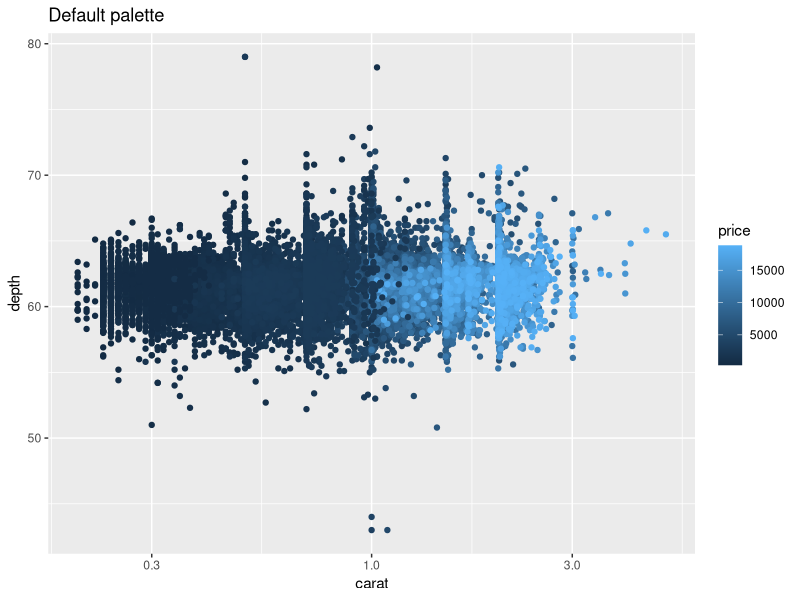
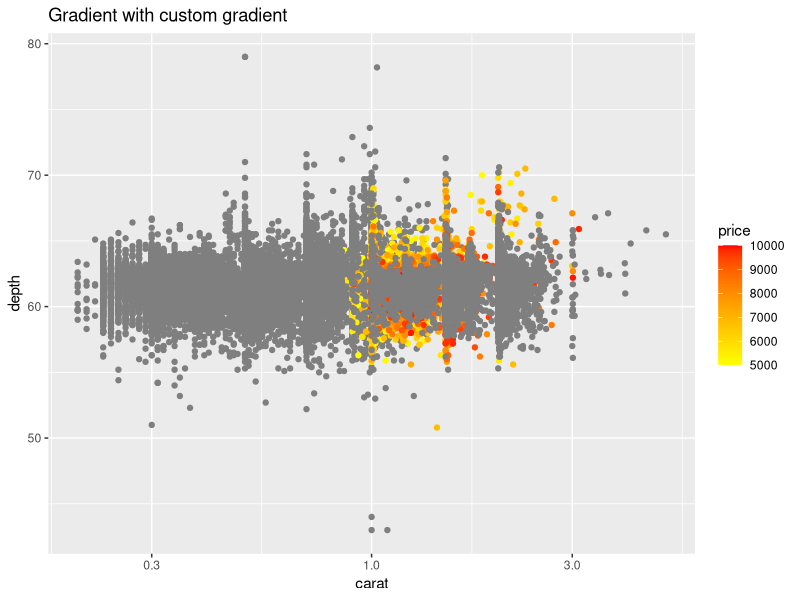
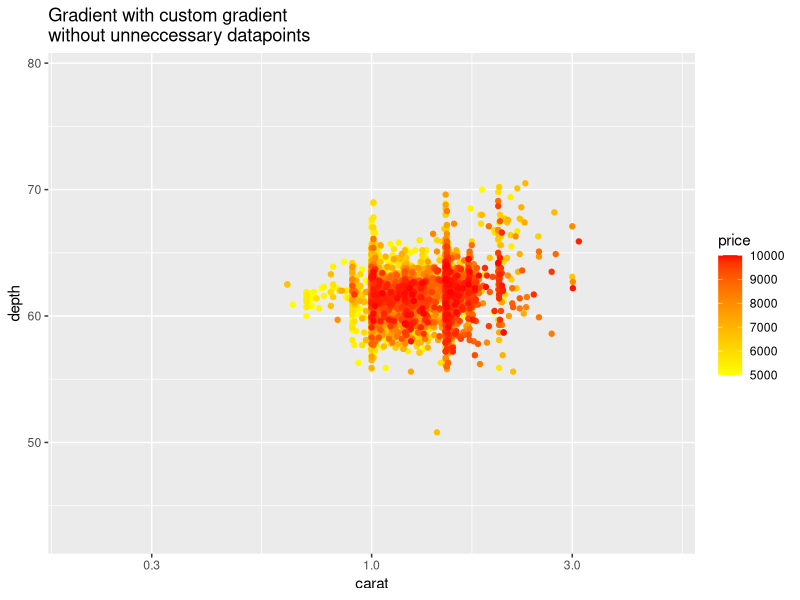
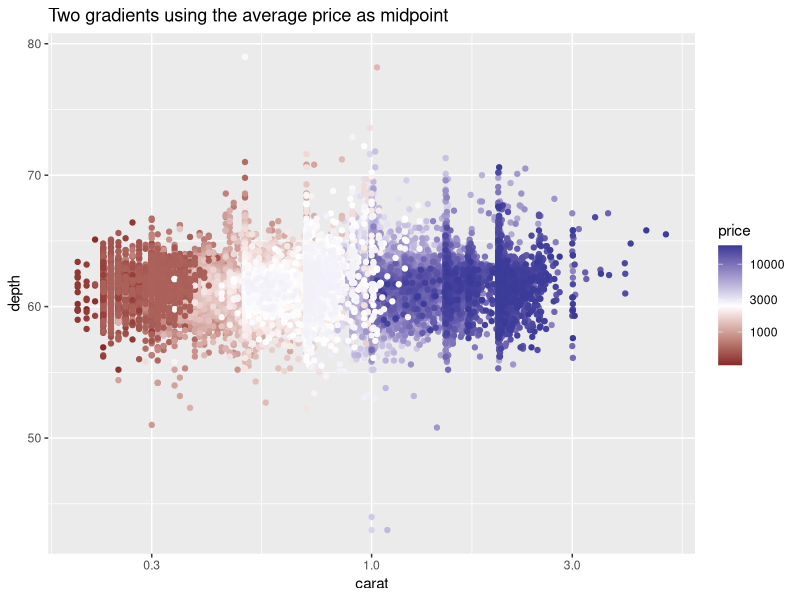

The R script that drew these images, in order:
# Activity 05_04: Customizing the color palette for continuous data

library(ggplot2)

# default
p <- ggplot(diamonds) + 
  geom_point(aes(x = carat,y = depth, color = price)) + 
    scale_x_log10()
p + ggtitle("Default palette")

# gradient with limits and custom colors
p + scale_color_gradient(limits = c(5000,10000), low = 'yellow', high = 'red') + 
  ggtitle("Gradient with custom gradient")

# Removing the data points not belonging to the limits
p + scale_color_gradient(
      limits = c(5000,10000), low = 'yellow', high = 'red', na.value = NA) + 
  ggtitle("Gradient with custom gradient\nwithout unneccessary datapoints")

# multiple gradients
# Use the average price as the midpoint. The price is also log-transformed with 'trans'.
p + scale_color_gradient2(midpoint = mean(log10(diamonds$price)), trans = 'log10') +
  ggtitle("Two gradients using the average price as midpoint")

# Going further:
# http://docs.ggplot2.org/current/scale_gradient.html